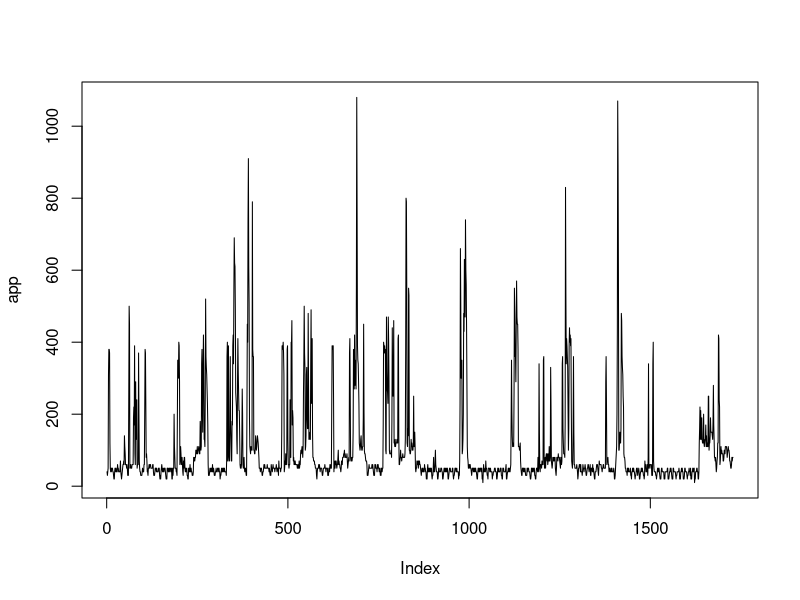
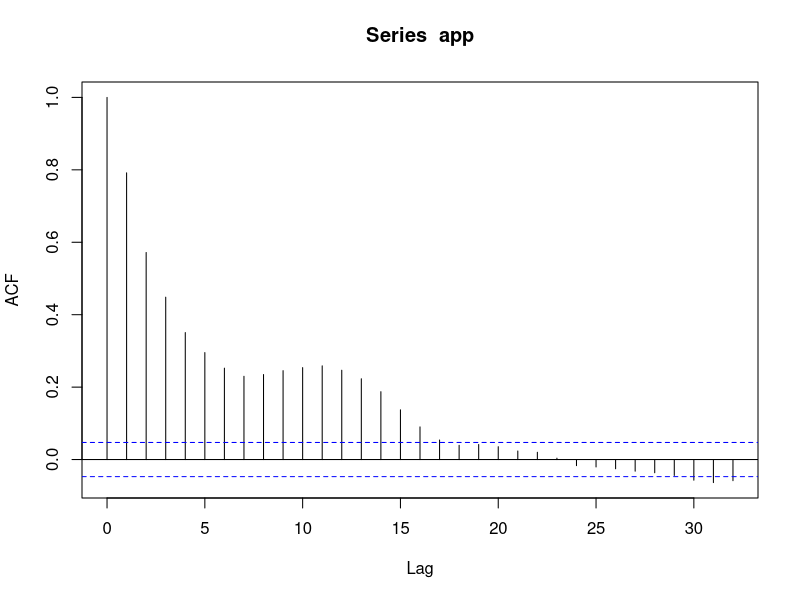
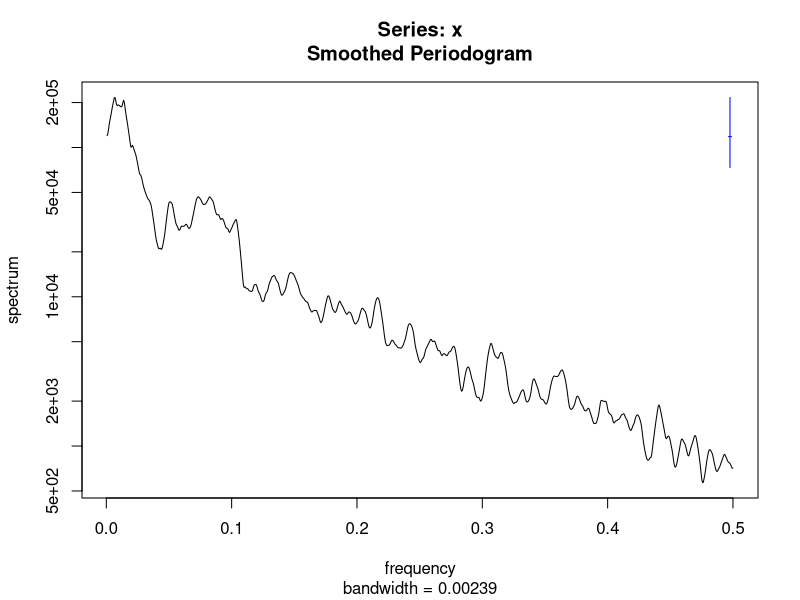
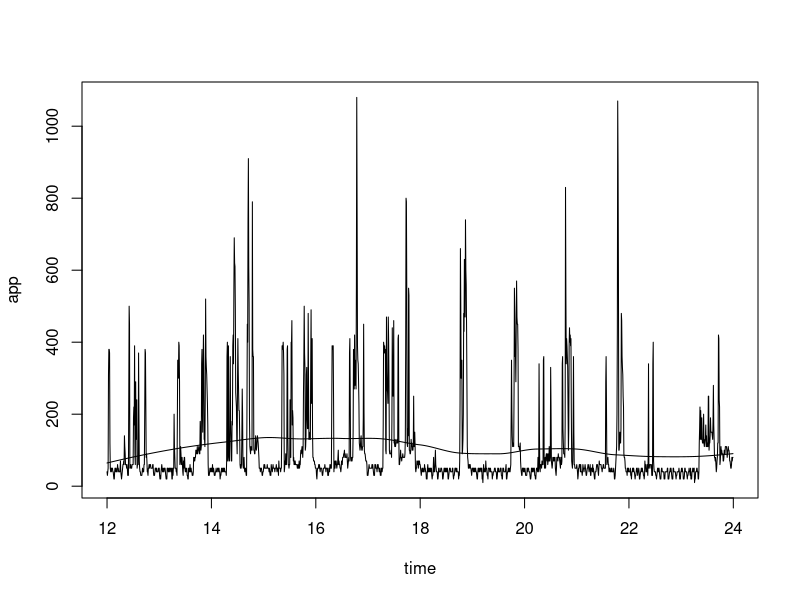
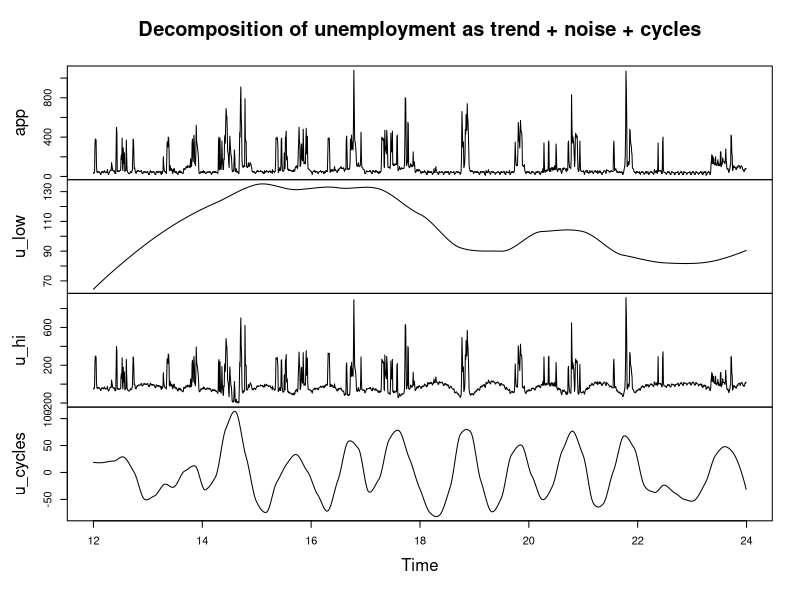
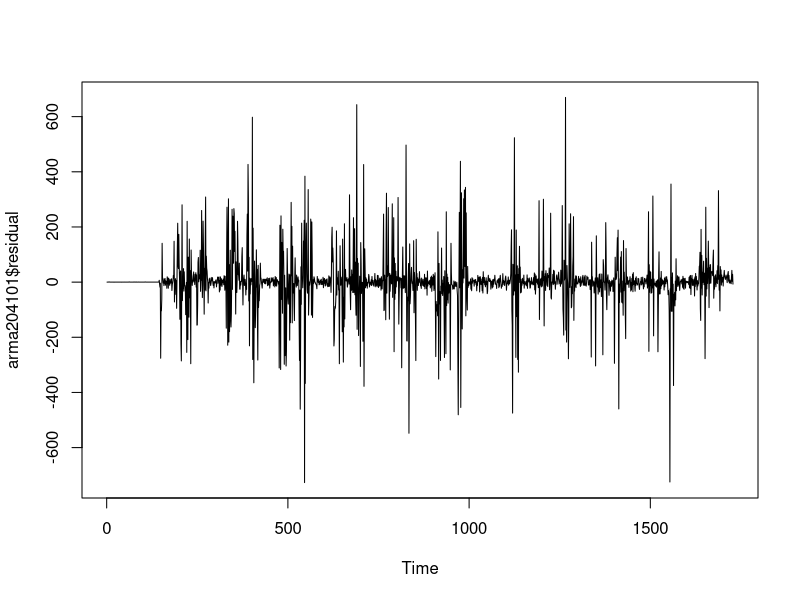
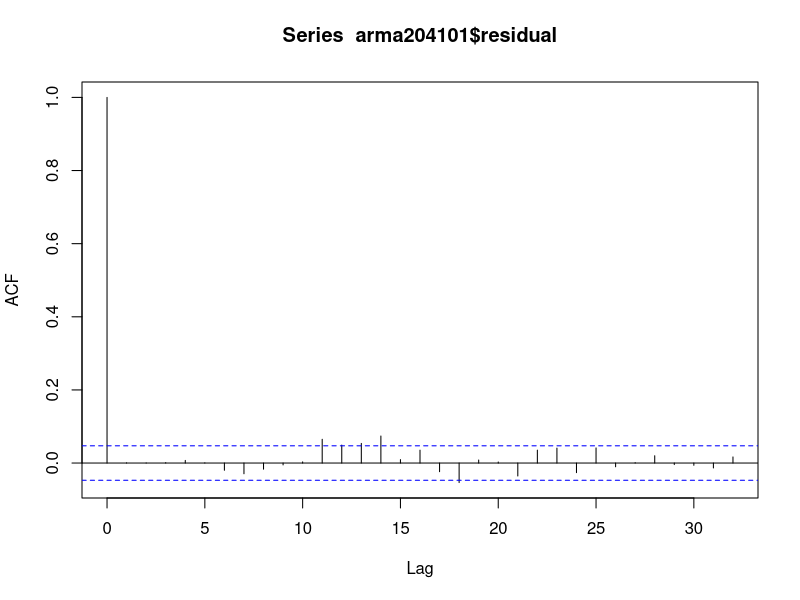
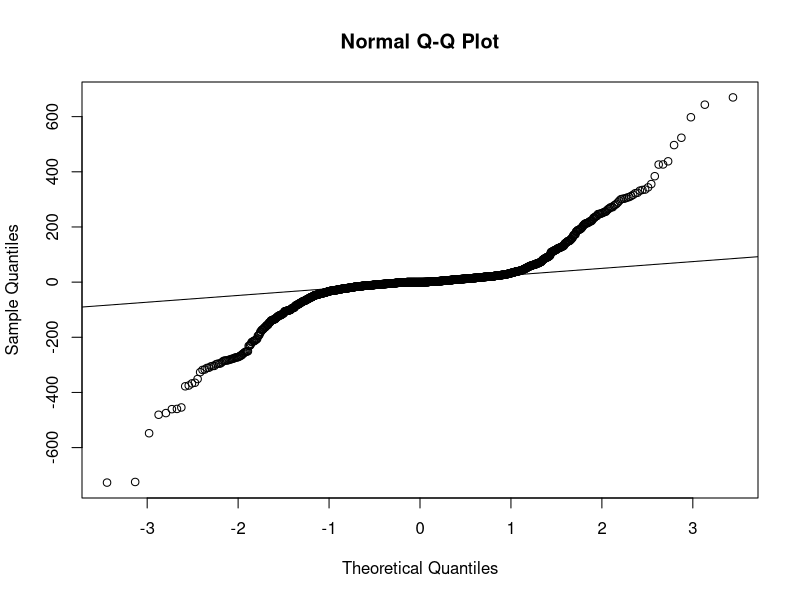

These charts were generated, in order, by the following R code:
## ---- chunk 1
knitr::opts_chunk$set(echo = TRUE)
## ---- chunk 2
e <- read.csv(file="energydata_complete.csv", header = TRUE)
head(e)
## ---- chunk 3
app <- e$Appliances
plot(app,type = "l")
## ---- chunk 4
acf(app, na.action = na.pass)
## ---- chunk 5
spec=spectrum(app,spans=c(10,10))
## ---- chunk 6
fre <- spec$freq[which.max(spec$spec)]
fre
## ---- chunk 7
((1/fre)*10)/60
## ---- chunk 8
time <- seq(from=12, length = length(app), by = 1/144)
plot(time, app, type = "l")
appt_l <- loess(app~time, span = 0.5)
lines(appt_l$x,appt_l$fitted,type="l")
## ---- chunk 9
u_low <- ts(loess(app~time,span=0.5)$fitted,
start=12,frequency=144)
u_hi <- ts(app - loess(app~time,span=0.1)$fitted,
start=12,frequency=144)
u_cycles <- app - u_hi - u_low
plot(ts.union(app, u_low,u_hi,u_cycles),
main="Decomposition of unemployment as trend + noise + cycles")

## ---- chunk 10
aic_table <- function(data,P,Q){
table <- matrix(NA,(P+1),(Q+1))
for(p in 0:P) {
for(q in 0:Q) {
table[p+1,q+1] <- arima(data,order=c(p,0,q))$aic
}
}
dimnames(table) <- list(paste("AR",0:P, sep=""),paste("MA",0:Q,sep=""))
table
}
huron_aic_table <- aic_table(app,5,5)
require(knitr)
kable(huron_aic_table,digits=2)
## ---- chunk 11
arma204 <- arima(app, order = c(2, 0, 4))
arma204
## ---- chunk 12
AR_roots <- polyroot(c(1,-coef(arma204)[c("ar1","ar2")]))
MA_roots <- polyroot(c(1,coef(arma204)[c("ma1","ma2","ma3","ma4")]))
## ---- chunk 13
AR_roots
## ---- chunk 14
MA_roots
## ---- chunk 15
arma204101 <- arima(app, 
                    order = c(2,0,4),                           seasonal=list(order=c(0,1,0),period=144))
## ---- chunk 16
arma204101
## ---- chunk 17
plot(arma204101$residual)
## ---- chunk 18
acf(arma204101$residual)
## ---- chunk 19
qqnorm(arma204101$residual)
qqline(arma204101$residual)
